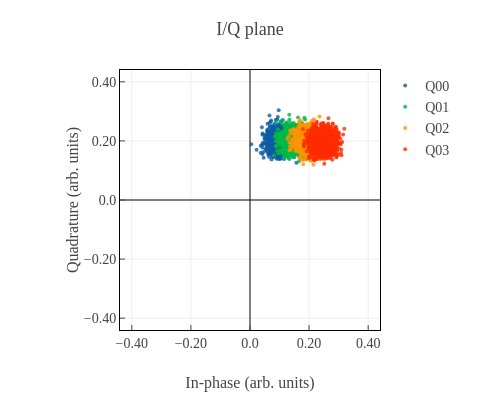

Notebook code cell kept with this figure:
### Code cell
result = exp.measure(
    sequence=sequence,
    mode="single",
    n_shots=1024,
)

display(result.plot())
print("single kerneled shape:", np.asarray(result.data[Q0].kerneled).shape)
print("first 5 shots:", result.data[Q0].kerneled[:5])

### Figure 1 — Plotly figure (JSON) as saved in the notebook; plotly's stock layout.template omitted (floating-point values rounded to 4 significant figures; data arrays with more than 128 entries replaced by an {"elided": "..."} marker saying what was removed)
{"data": [{"marker": {"color": "rgba(12, 93, 165, 0.8)", "size": 4}, "mode": "markers", "name": "Q00", "text": "Q00", "type": "scatter", "x": {"elided": "1024 float values"}, "y": {"elided": "1024 float values"}}, {"marker": {"color": "rgba(0, 185, 69, 0.8)", "size": 4}, "mode": "markers", "name": "Q01", "text": "Q01", "type": "scatter", "x": {"elided": "1024 float values"}, "y": {"elided": "1024 float values"}}, {"marker": {"color": "rgba(255, 149, 0, 0.8)", "size": 4}, "mode": "markers", "name": "Q02", "text": "Q02", "type": "scatter", "x": {"elided": "1024 float values"}, "y": {"elided": "1024 float values"}}, {"marker": {"color": "rgba(255, 44, 0, 0.8)", "size": 4}, "mode": "markers", "name": "Q03", "text": "Q03", "type": "scatter", "x": {"elided": "1024 float values"}, "y": {"elided": "1024 float values"}}], "layout": {"height": 400, "margin": {"l": 120, "r": 120}, "title": {"text": "I/Q plane"}, "width": 500, "xaxis": {"dtick": 0.2001, "range": [-0.4402, 0.4402], "showgrid": true, "showticklabels": true, "tickformat": ".2g", "title": {"text": "In-phase (arb. units)"}, "zeroline": true, "zerolinecolor": "black"}, "yaxis": {"dtick": 0.2001, "range": [-0.4402, 0.4402], "scaleanchor": "x", "scaleratio": 1, "showgrid": true, "showticklabels": true, "tickformat": ".2g", "title": {"text": "Quadrature (arb. units)"}, "zeroline": true, "zerolinecolor": "black"}}}
